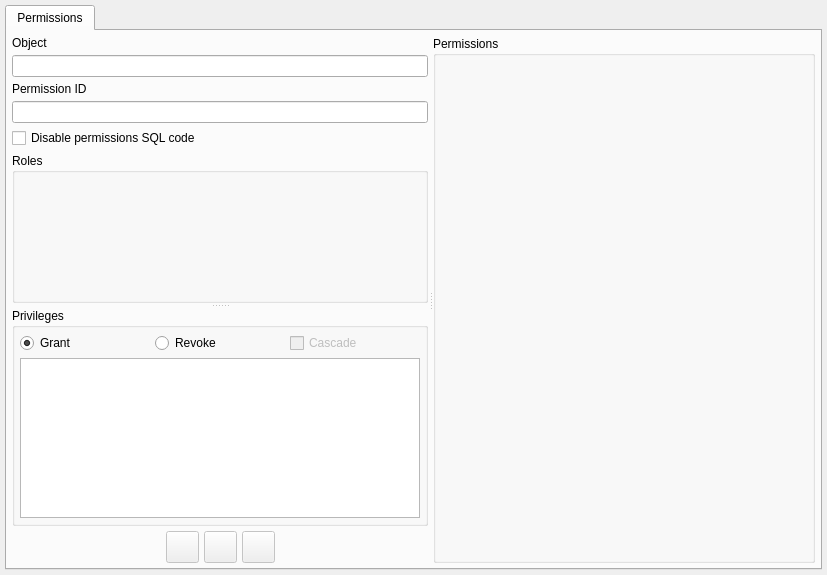
<?xml version="1.0" encoding="UTF-8"?>
<ui version="4.0">
 <class>PermissionWidget</class>
 <widget class="QWidget" name="PermissionWidget">
  <property name="geometry">
   <rect>
    <x>0</x>
    <y>0</y>
    <width>827</width>
    <height>575</height>
   </rect>
  </property>
  <property name="minimumSize">
   <size>
    <width>0</width>
    <height>0</height>
   </size>
  </property>
  <property name="maximumSize">
   <size>
    <width>16777215</width>
    <height>16777215</height>
   </size>
  </property>
  <property name="windowTitle">
   <string>Edit permissions</string>
  </property>
  <layout class="QGridLayout" name="permission_grid">
   <property name="leftMargin">
    <number>5</number>
   </property>
   <property name="topMargin">
    <number>5</number>
   </property>
   <property name="rightMargin">
    <number>5</number>
   </property>
   <property name="bottomMargin">
    <number>5</number>
   </property>
   <property name="spacing">
    <number>5</number>
   </property>
   <item row="0" column="0">
    <widget class="QTabWidget" name="perm_settings_tbw">
     <property name="currentIndex">
      <number>0</number>
     </property>
     <property name="iconSize">
      <size>
       <width>22</width>
       <height>22</height>
      </size>
     </property>
     <widget class="QWidget" name="permissions_pg">
      <attribute name="icon">
       <iconset resource="../../res/resources.qrc">
        <normaloff>:/icons/icons/permission.png</normaloff>:/icons/icons/permission.png</iconset>
      </attribute>
      <attribute name="title">
       <string>Permissions</string>
      </attribute>
      <layout class="QGridLayout" name="gridLayout_2">
       <property name="leftMargin">
        <number>5</number>
       </property>
       <property name="topMargin">
        <number>5</number>
       </property>
       <property name="rightMargin">
        <number>5</number>
       </property>
       <property name="bottomMargin">
        <number>5</number>
       </property>
       <property name="spacing">
        <number>5</number>
       </property>
       <item row="0" column="0">
        <widget class="QSplitter" name="splitter_2">
         <property name="orientation">
          <enum>Qt::Orientation::Horizontal</enum>
         </property>
         <property name="handleWidth">
          <number>5</number>
         </property>
         <widget class="QWidget" name="layoutWidget">
          <layout class="QVBoxLayout" name="verticalLayout">
           <property name="spacing">
            <number>5</number>
           </property>
           <item>
            <layout class="QHBoxLayout" name="obj_sig_icon_lt">
             <property name="bottomMargin">
              <number>0</number>
             </property>
             <item>
              <layout class="QVBoxLayout" name="obj_signature_lt">
               <property name="bottomMargin">
                <number>0</number>
               </property>
               <item>
                <widget class="QLabel" name="obj_signature_lbl">
                 <property name="sizePolicy">
                  <sizepolicy hsizetype="Fixed" vsizetype="Preferred">
                   <horstretch>0</horstretch>
                   <verstretch>0</verstretch>
                  </sizepolicy>
                 </property>
                 <property name="maximumSize">
                  <size>
                   <width>16777215</width>
                   <height>16777215</height>
                  </size>
                 </property>
                 <property name="text">
                  <string>Object</string>
                 </property>
                </widget>
               </item>
               <item>
                <widget class="QLineEdit" name="obj_signature_edt">
                 <property name="sizePolicy">
                  <sizepolicy hsizetype="Expanding" vsizetype="Preferred">
                   <horstretch>0</horstretch>
                   <verstretch>0</verstretch>
                  </sizepolicy>
                 </property>
                 <property name="font">
                  <font>
                   <italic>false</italic>
                  </font>
                 </property>
                 <property name="readOnly">
                  <bool>true</bool>
                 </property>
                </widget>
               </item>
              </layout>
             </item>
            </layout>
           </item>
           <item>
            <layout class="QVBoxLayout" name="verticalLayout_3">
             <property name="bottomMargin">
              <number>0</number>
             </property>
             <item>
              <widget class="QLabel" name="id_lbl_2">
               <property name="sizePolicy">
                <sizepolicy hsizetype="Fixed" vsizetype="Preferred">
                 <horstretch>0</horstretch>
                 <verstretch>0</verstretch>
                </sizepolicy>
               </property>
               <property name="maximumSize">
                <size>
                 <width>16777215</width>
                 <height>16777215</height>
                </size>
               </property>
               <property name="text">
                <string>Permission ID</string>
               </property>
              </widget>
             </item>
             <item>
              <widget class="QLineEdit" name="perm_id_edt">
               <property name="sizePolicy">
                <sizepolicy hsizetype="Expanding" vsizetype="Preferred">
                 <horstretch>0</horstretch>
                 <verstretch>0</verstretch>
                </sizepolicy>
               </property>
               <property name="font">
                <font>
                 <italic>false</italic>
                </font>
               </property>
               <property name="readOnly">
                <bool>true</bool>
               </property>
              </widget>
             </item>
             <item>
              <widget class="QCheckBox" name="perm_disable_sql_chk">
               <property name="text">
                <string>Disable permissions SQL code</string>
               </property>
              </widget>
             </item>
            </layout>
           </item>
           <item>
            <widget class="QSplitter" name="splitter">
             <property name="orientation">
              <enum>Qt::Orientation::Vertical</enum>
             </property>
             <property name="handleWidth">
              <number>5</number>
             </property>
             <widget class="QGroupBox" name="roles_gb">
              <property name="sizePolicy">
               <sizepolicy hsizetype="Expanding" vsizetype="Preferred">
                <horstretch>0</horstretch>
                <verstretch>0</verstretch>
               </sizepolicy>
              </property>
              <property name="minimumSize">
               <size>
                <width>0</width>
                <height>150</height>
               </size>
              </property>
              <property name="maximumSize">
               <size>
                <width>16777215</width>
                <height>16777215</height>
               </size>
              </property>
              <property name="title">
               <string>Roles</string>
              </property>
             </widget>
             <widget class="QGroupBox" name="privileges_gb">
              <property name="sizePolicy">
               <sizepolicy hsizetype="Preferred" vsizetype="Preferred">
                <horstretch>0</horstretch>
                <verstretch>0</verstretch>
               </sizepolicy>
              </property>
              <property name="minimumSize">
               <size>
                <width>0</width>
                <height>150</height>
               </size>
              </property>
              <property name="maximumSize">
               <size>
                <width>16777215</width>
                <height>16777215</height>
               </size>
              </property>
              <property name="title">
               <string>Privileges</string>
              </property>
              <layout class="QGridLayout" name="gridLayout">
               <property name="leftMargin">
                <number>5</number>
               </property>
               <property name="topMargin">
                <number>5</number>
               </property>
               <property name="rightMargin">
                <number>5</number>
               </property>
               <property name="bottomMargin">
                <number>5</number>
               </property>
               <property name="spacing">
                <number>5</number>
               </property>
               <item row="0" column="0">
                <widget class="QRadioButton" name="grant_rb">
                 <property name="enabled">
                  <bool>true</bool>
                 </property>
                 <property name="text">
                  <string>Grant</string>
                 </property>
                 <property name="checked">
                  <bool>true</bool>
                 </property>
                </widget>
               </item>
               <item row="0" column="1">
                <widget class="QRadioButton" name="revoke_rb">
                 <property name="text">
                  <string>Revoke</string>
                 </property>
                </widget>
               </item>
               <item row="0" column="2">
                <widget class="QCheckBox" name="cascade_chk">
                 <property name="enabled">
                  <bool>false</bool>
                 </property>
                 <property name="text">
                  <string>Cascade</string>
                 </property>
                </widget>
               </item>
               <item row="1" column="0" colspan="3">
                <widget class="QTableWidget" name="privileges_tbw">
                 <property name="selectionMode">
                  <enum>QAbstractItemView::SelectionMode::SingleSelection</enum>
                 </property>
                 <property name="selectionBehavior">
                  <enum>QAbstractItemView::SelectionBehavior::SelectRows</enum>
                 </property>
                 <property name="iconSize">
                  <size>
                   <width>22</width>
                   <height>22</height>
                  </size>
                 </property>
                 <attribute name="horizontalHeaderVisible">
                  <bool>false</bool>
                 </attribute>
                 <attribute name="horizontalHeaderShowSortIndicator" stdset="0">
                  <bool>false</bool>
                 </attribute>
                 <attribute name="horizontalHeaderStretchLastSection">
                  <bool>true</bool>
                 </attribute>
                 <attribute name="verticalHeaderVisible">
                  <bool>false</bool>
                 </attribute>
                 <column>
                  <property name="text">
                   <string>Privilege</string>
                  </property>
                 </column>
                 <column>
                  <property name="text">
                   <string>GRANT OPTION</string>
                  </property>
                 </column>
                </widget>
               </item>
              </layout>
             </widget>
            </widget>
           </item>
           <item>
            <layout class="QHBoxLayout" name="horizontalLayout_2">
             <property name="spacing">
              <number>5</number>
             </property>
             <item>
              <spacer name="horizontalSpacer_2">
               <property name="orientation">
                <enum>Qt::Orientation::Horizontal</enum>
               </property>
               <property name="sizeHint" stdset="0">
                <size>
                 <width>35</width>
                 <height>20</height>
                </size>
               </property>
              </spacer>
             </item>
             <item>
              <widget class="QToolButton" name="add_perm_tb">
               <property name="enabled">
                <bool>false</bool>
               </property>
               <property name="sizePolicy">
                <sizepolicy hsizetype="Preferred" vsizetype="Preferred">
                 <horstretch>0</horstretch>
                 <verstretch>0</verstretch>
                </sizepolicy>
               </property>
               <property name="toolTip">
                <string>Add Permission</string>
               </property>
               <property name="text">
                <string/>
               </property>
               <property name="icon">
                <iconset resource="../../res/resources.qrc">
                 <normaloff>:/icons/icons/add.png</normaloff>:/icons/icons/add.png</iconset>
               </property>
               <property name="iconSize">
                <size>
                 <width>25</width>
                 <height>25</height>
                </size>
               </property>
              </widget>
             </item>
             <item>
              <widget class="QToolButton" name="upd_perm_tb">
               <property name="enabled">
                <bool>false</bool>
               </property>
               <property name="sizePolicy">
                <sizepolicy hsizetype="Preferred" vsizetype="Preferred">
                 <horstretch>0</horstretch>
                 <verstretch>0</verstretch>
                </sizepolicy>
               </property>
               <property name="toolTip">
                <string>Update Permission</string>
               </property>
               <property name="text">
                <string/>
               </property>
               <property name="icon">
                <iconset resource="../../res/resources.qrc">
                 <normaloff>:/icons/icons/refresh.png</normaloff>:/icons/icons/refresh.png</iconset>
               </property>
               <property name="iconSize">
                <size>
                 <width>25</width>
                 <height>25</height>
                </size>
               </property>
              </widget>
             </item>
             <item>
              <widget class="QToolButton" name="cancel_tb">
               <property name="enabled">
                <bool>false</bool>
               </property>
               <property name="sizePolicy">
                <sizepolicy hsizetype="Preferred" vsizetype="Preferred">
                 <horstretch>0</horstretch>
                 <verstretch>0</verstretch>
                </sizepolicy>
               </property>
               <property name="toolTip">
                <string>Cancel Operation</string>
               </property>
               <property name="text">
                <string/>
               </property>
               <property name="icon">
                <iconset resource="../../res/resources.qrc">
                 <normaloff>:/icons/icons/close1.png</normaloff>:/icons/icons/close1.png</iconset>
               </property>
               <property name="iconSize">
                <size>
                 <width>25</width>
                 <height>25</height>
                </size>
               </property>
              </widget>
             </item>
             <item>
              <spacer name="horizontalSpacer">
               <property name="orientation">
                <enum>Qt::Orientation::Horizontal</enum>
               </property>
               <property name="sizeHint" stdset="0">
                <size>
                 <width>35</width>
                 <height>20</height>
                </size>
               </property>
              </spacer>
             </item>
            </layout>
           </item>
          </layout>
         </widget>
         <widget class="QGroupBox" name="permissions_gb">
          <property name="sizePolicy">
           <sizepolicy hsizetype="Expanding" vsizetype="Expanding">
            <horstretch>0</horstretch>
            <verstretch>0</verstretch>
           </sizepolicy>
          </property>
          <property name="minimumSize">
           <size>
            <width>250</width>
            <height>0</height>
           </size>
          </property>
          <property name="maximumSize">
           <size>
            <width>16777215</width>
            <height>16777215</height>
           </size>
          </property>
          <property name="title">
           <string>Permissions</string>
          </property>
         </widget>
        </widget>
       </item>
      </layout>
     </widget>
    </widget>
   </item>
  </layout>
 </widget>
 <tabstops>
  <tabstop>perm_settings_tbw</tabstop>
  <tabstop>grant_rb</tabstop>
  <tabstop>revoke_rb</tabstop>
  <tabstop>cascade_chk</tabstop>
  <tabstop>privileges_tbw</tabstop>
  <tabstop>add_perm_tb</tabstop>
  <tabstop>upd_perm_tb</tabstop>
  <tabstop>cancel_tb</tabstop>
 </tabstops>
 <resources>
  <include location="../../res/resources.qrc"/>
 </resources>
 <connections/>
</ui>
